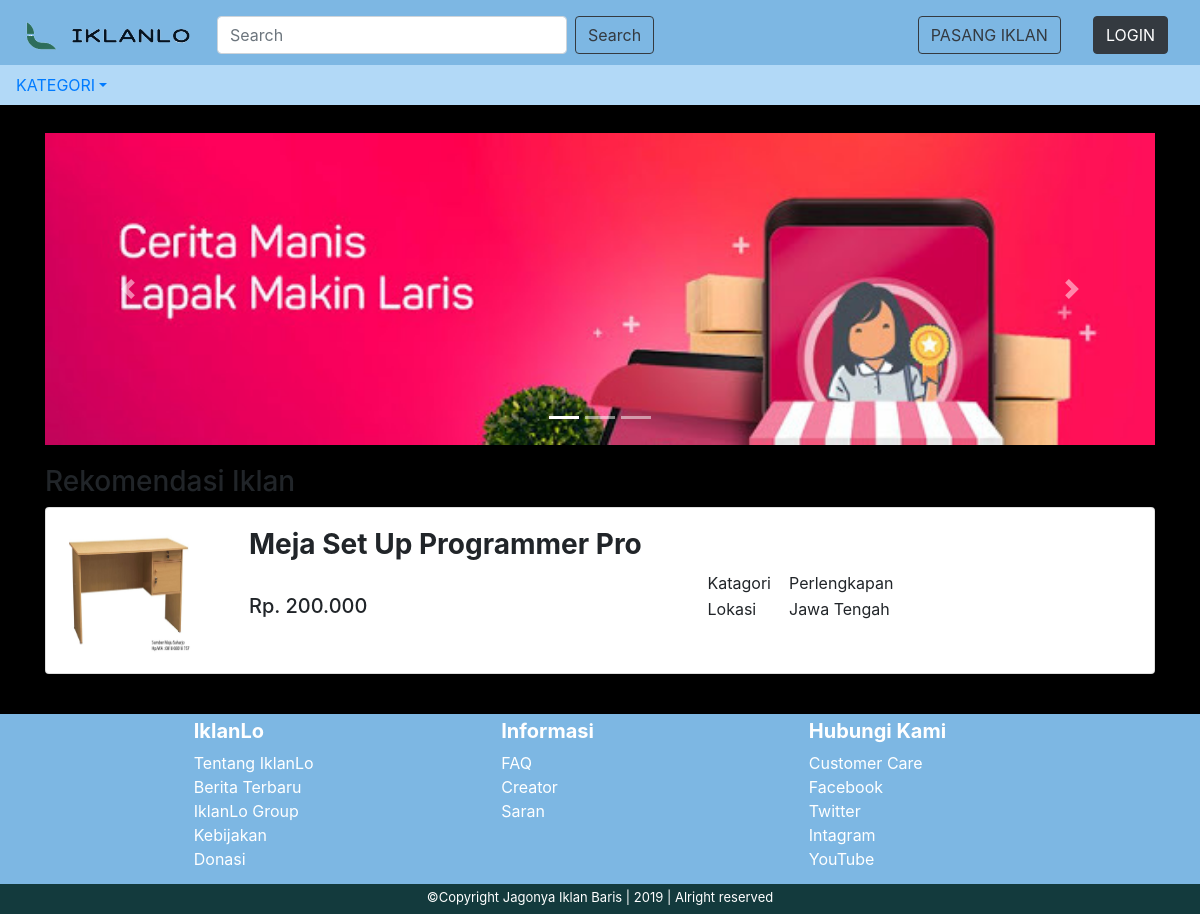
Page /index_s.php?cari=Meja Set Up Programmer Pro on the committed database.
### tables this page shows
CREATE TABLE `barang` (
  `id_iklan` int(10) NOT NULL,
  `id_user` int(10) NOT NULL,
  `nama_barang` varchar(200) DEFAULT NULL,
  `kategori` varchar(50) NOT NULL,
  `harga` varchar(50) NOT NULL,
  `lokasi` varchar(50) NOT NULL,
  `gambar` varchar(300) NOT NULL
);

### index_s.php (the view, shortened to what this page needs)
<?php
  include "open_db.php";
  include "notice_index.php";
  if(isset($_GET['cari'])){
    $cari = $_GET['cari'];
    $sql = "SELECT * FROM barang WHERE nama_barang LIKE '%".$cari."%'";
  }
  else{
    $sql = "SELECT * FROM barang";
  }
  $query = mysqli_query($conn, $sql);
?>
<!DOCTYPE html>
<html>
<head>
	<link rel="stylesheet" type="text/css" href="css/bootstrap.css">
	<link rel="stylesheet" type="text/css" href="template.css">
</head>
<body>
	<div class="container">
		<div class="header">
			<nav class="navbar fixed-top" style="background-color: #7db7e3;">
				<form class="form-inline" method="GET" action="index_s.php">
            <a class="navbar-brand" href="menu.php"><img src="logo.png" width="175" height="30"></a>
            <input class="form-control mr-sm-2" type="search" placeholder="Search" name="cari"
              aria-label="Search" style="width: 350px; margin-left: 10px;">
            <button class="btn btn-outline-dark my-2 my-sm-0" type="submit">Search</button>
          </form>
  				<ul class="nav justify-content-end" >
  					<li class="nav-item">
  						<a class="nav-link" href="form_iklan.php">
                <button type="button" class="btn btn-outline-dark">PASANG IKLAN</button>
              </a>
  					</li>
  					<li class="nav-item">
  						<a class="nav-link" href="login.php">
  							<button type="button" class="btn btn-dark">LOGIN</button>
  						</a>
  					</li>
  				</ul>
			</nav>
			<nav class="fixed-top" style="background-color: #b2d9f7; top: 65px;">
				<div class="nav-item dropdown megamenu-li">
       				<a class="nav-link dropdown-toggle" href="" id="dropdown" data-toggle="dropdown"
       					aria-haspopup="true" aria-expanded="false">KATEGORI</a>
      			</div>
			</nav>
		</div>
		<div class="main">
			<div id="carouselExampleIndicators" class="carousel slide" data-ride="carousel"
				style="margin-bottom: 20px;">
  				<ol class="carousel-indicators">
    				<li data-target="#carouselExampleIndicators" data-slide-to="0" class="active"></li>
    				<li data-target="#carouselExampleIndicators" data-slide-to="1"></li>
    				<li data-target="#carouselExampleIndicators" data-slide-to="2"></li>
  				</ol>
  				<div class="carousel-inner">
    				<div class="carousel-item active">
      					<img src="pic/image1.jpeg" class="d-block w-100">
   					</div>
  				</div>
  			<a class="carousel-control-prev" href="#carouselExampleIndicators" role="button" data-slide="prev">
    			<span class="carousel-control-prev-icon" aria-hidden="true"></span>
  			</a>
  			<a class="carousel-control-next" href="#carouselExampleIndicators" role="button" data-slide="next">
    			<span class="carousel-control-next-icon" aria-hidden="true"></span>
  			</a>
			</div>
			<h3>Rekomendasi Iklan</h3>
      <?php while ($data = mysqli_fetch_array($query)){ ?>
			<div class="card" style="margin-bottom: 5px;">
				<div class="card-body" >
					<div class="row">
            <div class="col-2">
              <img src="img/<?= $data["gambar"]; ?>" width="125px" height="125px">
            </div>
            <div class="col-10">
                <h3><strong><?php echo $data['nama_barang']; ?></strong></h3>
               <div class="row">
                <div class="col-6"><br>
                  <h5> Rp. <?php echo $data['harga']; ?><h5/>
                </div>
                <div class="col">
                <table>
                  <tr>
                    <td>Katagori</td>
                    <td>&emsp;<?php echo $data['kategori']; ?></td>
                  </tr>
                  <tr>
                    <td>Lokasi</td>
                    <td>&emsp;<?php echo $data['lokasi']; ?></td>
                  </tr>
                </table>
                </div>
               </div>
            </div>
          </div>
				</div>
			</div>
      <?php } ?>
		</div>
	</div>
	<div class="footer">
    <div class="ft-1" style="padding-top: 5px;">
      <div class="row justify-content-md-center" style="color: white;">
        <div class=" col-lg-3">
          <ul style="list-style: none">
            <li><h5><strong>IklanLo</strong></h5></li>
            <li>Tentang IklanLo</li>
            <li>Berita Terbaru</li>
            <li>IklanLo Group</li>
            <li>Kebijakan</li>
            <li>Donasi</li>
          </ul>
        </div>
        <div class="col-md-auto col-lg-3">
            <ul style="list-style: none">
            <li><h5><strong>Informasi</strong></h5></li>
            <li>FAQ</li>
            <li>Creator</li>
            <li>Saran</li>
          </ul>
        </div>
        <div class="col-lg-3">
           <ul style="list-style: none">
            <li><h5><strong>Hubungi Kami</strong></h5></li>
            <li>Customer Care</li>
            <li>Facebook</li>
            <li>Twitter</li>
            <li>Intagram</li>
            <li>YouTube</li>
          </ul>
        </div>
      </div>
    </div>
    <div class="ft-2">
      <center>
          <font size="2" color="white">
            &copy;Copyright Jagonya Iklan Baris | 2019 | Alright reserved
          </font>
        </center>
    </div>
  </div>
</body>
</html>

### template.css (style rules this page uses)
body { background-color: black !important; }
.container { height: 100%; }
.megamenu-li { position: static; }
.main { margin-top: 12%; }
.footer { margin-top: 40px; height: 200px; bottom: 0 auto; }
.ft-1 { height: 170px; bottom: 20px auto; background: #7db7e3; }
.ft-2 { height: 30px; background: #133a3d; bottom: 0 auto; }
ul { list-style-type: none; color: white; }

### rows in the picture
barang: gambar (picture), nama_barang "Meja Set Up Programmer Pro", harga "200.000", kategori "Perlengkapan", lokasi "Jawa Tengah"
